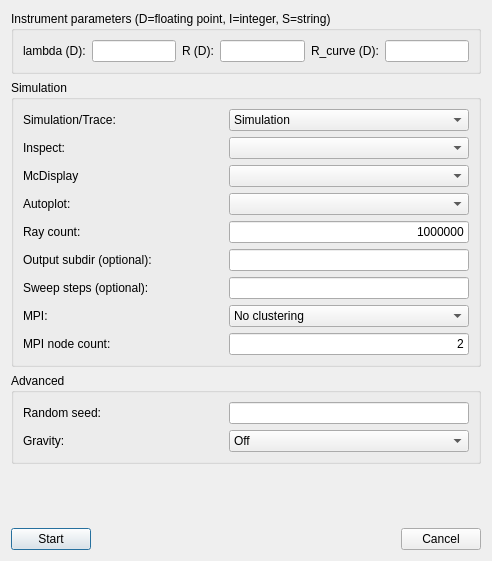
<?xml version="1.0" encoding="UTF-8"?>
<ui version="4.0">
 <class>dlgStartSim</class>
 <widget class="QDialog" name="dlgStartSim">
  <property name="geometry">
   <rect>
    <x>0</x>
    <y>0</y>
    <width>492</width>
    <height>561</height>
   </rect>
  </property>
  <property name="windowTitle">
   <string>Start simulation</string>
  </property>
  <layout class="QVBoxLayout" name="verticalLayout_5">
   <item>
    <widget class="QGroupBox" name="gbxGrid">
     <property name="title">
      <string>Instrument parameters (D=floating point, I=integer, S=string)</string>
     </property>
     <layout class="QVBoxLayout" name="verticalLayout_2">
      <item>
       <layout class="QGridLayout" name="gridGrid">
        <item row="0" column="0">
         <widget class="QLabel" name="lblGridDummy">
          <property name="text">
           <string>lambda (D):</string>
          </property>
         </widget>
        </item>
        <item row="0" column="3">
         <widget class="QLineEdit" name="edtGridDummy2">
          <property name="alignment">
           <set>Qt::AlignRight|Qt::AlignTrailing|Qt::AlignVCenter</set>
          </property>
         </widget>
        </item>
        <item row="0" column="2">
         <widget class="QLabel" name="lblGridDummy2">
          <property name="text">
           <string>R (D):</string>
          </property>
         </widget>
        </item>
        <item row="0" column="4">
         <widget class="QLabel" name="lblGridDummy3">
          <property name="text">
           <string>R_curve (D):</string>
          </property>
         </widget>
        </item>
        <item row="0" column="1">
         <widget class="QLineEdit" name="edtGridDummy">
          <property name="alignment">
           <set>Qt::AlignRight|Qt::AlignTrailing|Qt::AlignVCenter</set>
          </property>
         </widget>
        </item>
        <item row="0" column="5">
         <widget class="QLineEdit" name="edtGridDummy3">
          <property name="alignment">
           <set>Qt::AlignRight|Qt::AlignTrailing|Qt::AlignVCenter</set>
          </property>
         </widget>
        </item>
       </layout>
      </item>
     </layout>
    </widget>
   </item>
   <item>
    <widget class="QGroupBox" name="gbxSim">
     <property name="title">
      <string>Simulation</string>
     </property>
     <layout class="QVBoxLayout" name="verticalLayout_3">
      <item>
       <layout class="QGridLayout" name="gridSim">
        <item row="0" column="2">
         <widget class="QComboBox" name="cbxSimTrace">
          <property name="sizePolicy">
           <sizepolicy hsizetype="MinimumExpanding" vsizetype="Fixed">
            <horstretch>0</horstretch>
            <verstretch>0</verstretch>
           </sizepolicy>
          </property>
          <item>
           <property name="text">
            <string>Simulation</string>
           </property>
          </item>
          <item>
           <property name="text">
            <string>Trace</string>
           </property>
          </item>
          <item>
           <property name="text">
            <string>Optimize</string>
           </property>
          </item>
         </widget>
        </item>
        <item row="7" column="2">
         <widget class="QLineEdit" name="edtSteps">
          <property name="text">
           <string/>
          </property>
          <property name="alignment">
           <set>Qt::AlignRight|Qt::AlignTrailing|Qt::AlignVCenter</set>
          </property>
         </widget>
        </item>
        <item row="5" column="2">
         <widget class="QLineEdit" name="edtNeutronCnt">
          <property name="text">
           <string>1000000</string>
          </property>
          <property name="alignment">
           <set>Qt::AlignRight|Qt::AlignTrailing|Qt::AlignVCenter</set>
          </property>
         </widget>
        </item>
        <item row="12" column="2">
         <widget class="QLineEdit" name="edtNodes">
          <property name="text">
           <string>2</string>
          </property>
          <property name="alignment">
           <set>Qt::AlignRight|Qt::AlignTrailing|Qt::AlignVCenter</set>
          </property>
         </widget>
        </item>
        <item row="0" column="1">
         <widget class="QLabel" name="lblSimTrace">
          <property name="minimumSize">
           <size>
            <width>200</width>
            <height>0</height>
           </size>
          </property>
          <property name="text">
           <string>Simulation/Trace: </string>
          </property>
         </widget>
        </item>
        <item row="7" column="1">
         <widget class="QLabel" name="lblSweepSteps">
          <property name="text">
           <string>Sweep steps (optional):</string>
          </property>
         </widget>
        </item>
        <item row="5" column="1">
         <widget class="QLabel" name="lblNeutronCount">
          <property name="toolTip">
           <string>&lt;html&gt;&lt;head/&gt;&lt;body&gt;&lt;pre style=&quot; margin-top:12px; margin-bottom:0px; margin-left:0px; margin-right:0px; -qt-block-indent:0; text-indent:0px;&quot;&gt;&lt;span style=&quot; font-family:'Courier New,courier';&quot;&gt;The Ray count specifies the statistical granularity of your &lt;/span&gt;&lt;/pre&gt;&lt;pre style=&quot; margin-top:0px; margin-bottom:0px; margin-left:0px; margin-right:0px; -qt-block-indent:0; text-indent:0px;&quot;&gt;&lt;span style=&quot; font-family:'Courier New,courier';&quot;&gt;simulation and is NOT equal to the number of particles simulated. &lt;/span&gt;&lt;/pre&gt;&lt;pre style=&quot; margin-top:0px; margin-bottom:0px; margin-left:0px; margin-right:0px; -qt-block-indent:0; text-indent:0px;&quot;&gt;&lt;span style=&quot; font-family:'Courier New,courier';&quot;&gt;For a thorough explanation, see the chapter &amp;quot;Monte Carlo &lt;/span&gt;&lt;/pre&gt;&lt;pre style=&quot; margin-top:0px; margin-bottom:12px; margin-left:0px; margin-right:0px; -qt-block-indent:0; text-indent:0px;&quot;&gt;&lt;span style=&quot; font-family:'Courier New,courier';&quot;&gt;Techniques and simulation strategy&amp;quot; in the user manual.&lt;/span&gt;&lt;/pre&gt;&lt;/body&gt;&lt;/html&gt;</string>
          </property>
          <property name="text">
           <string>Ray count:</string>
          </property>
         </widget>
        </item>
        <item row="9" column="1">
         <widget class="QLabel" name="lblMpi">
          <property name="text">
           <string>MPI:</string>
          </property>
         </widget>
        </item>
        <item row="12" column="1">
         <widget class="QLabel" name="lblMpiNodes">
          <property name="text">
           <string>MPI node count:</string>
          </property>
         </widget>
        </item>
        <item row="6" column="1">
         <widget class="QLabel" name="lblOutputDir">
          <property name="text">
           <string>Output subdir (optional):</string>
          </property>
         </widget>
        </item>
        <item row="6" column="2">
         <widget class="QLineEdit" name="edtOutputDir"/>
        </item>
        <item row="1" column="2">
         <widget class="QComboBox" name="cbxInspect"/>
        </item>
        <item row="9" column="2">
         <widget class="QComboBox" name="cbxClustering">
          <property name="sizePolicy">
           <sizepolicy hsizetype="MinimumExpanding" vsizetype="Fixed">
            <horstretch>0</horstretch>
            <verstretch>0</verstretch>
           </sizepolicy>
          </property>
          <item>
           <property name="text">
            <string>No clustering</string>
           </property>
          </item>
          <item>
           <property name="text">
            <string>MPI clustering</string>
           </property>
          </item>
          <item>
           <property name="text">
            <string>MPI clustering (recompile)</string>
           </property>
          </item>
         </widget>
        </item>
        <item row="1" column="1">
         <widget class="QLabel" name="lblInspect">
          <property name="text">
           <string>Inspect:</string>
          </property>
         </widget>
        </item>
        <item row="3" column="1">
         <widget class="QLabel" name="lblAutoPlot">
          <property name="text">
           <string>Autoplot:</string>
          </property>
         </widget>
        </item>
        <item row="2" column="2">
         <widget class="QComboBox" name="cbxMcdisplays"/>
        </item>
        <item row="2" column="1">
         <widget class="QLabel" name="lblMcdisplays">
          <property name="text">
           <string>McDisplay</string>
          </property>
         </widget>
        </item>
        <item row="3" column="2">
         <widget class="QComboBox" name="cbxAutoPlotters"/>
        </item>
       </layout>
      </item>
     </layout>
    </widget>
   </item>
   <item>
    <widget class="QGroupBox" name="gbxAdvanced">
     <property name="title">
      <string>Advanced</string>
     </property>
     <layout class="QVBoxLayout" name="verticalLayout_4">
      <item>
       <layout class="QGridLayout" name="gridAdvanced">
        <item row="0" column="0">
         <widget class="QLabel" name="lblRandomSeed">
          <property name="minimumSize">
           <size>
            <width>200</width>
            <height>0</height>
           </size>
          </property>
          <property name="text">
           <string>Random seed:</string>
          </property>
         </widget>
        </item>
        <item row="0" column="1">
         <widget class="QLineEdit" name="edtRandomSeed">
          <property name="alignment">
           <set>Qt::AlignRight|Qt::AlignTrailing|Qt::AlignVCenter</set>
          </property>
         </widget>
        </item>
        <item row="1" column="0">
         <widget class="QLabel" name="lblGravity">
          <property name="text">
           <string>Gravity:</string>
          </property>
         </widget>
        </item>
        <item row="1" column="1">
         <widget class="QComboBox" name="cbxGravity">
          <item>
           <property name="text">
            <string>Off</string>
           </property>
          </item>
          <item>
           <property name="text">
            <string>On</string>
           </property>
          </item>
         </widget>
        </item>
       </layout>
      </item>
     </layout>
    </widget>
   </item>
   <item>
    <spacer name="verticalSpacer">
     <property name="orientation">
      <enum>Qt::Vertical</enum>
     </property>
     <property name="sizeHint" stdset="0">
      <size>
       <width>20</width>
       <height>73</height>
      </size>
     </property>
    </spacer>
   </item>
   <item>
    <layout class="QHBoxLayout" name="hloAll">
     <item>
      <widget class="QPushButton" name="btnStart">
       <property name="text">
        <string>Start</string>
       </property>
       <property name="default">
        <bool>true</bool>
       </property>
      </widget>
     </item>
     <item>
      <spacer name="horizontalSpacer">
       <property name="orientation">
        <enum>Qt::Horizontal</enum>
       </property>
       <property name="sizeHint" stdset="0">
        <size>
         <width>40</width>
         <height>20</height>
        </size>
       </property>
      </spacer>
     </item>
     <item>
      <widget class="QPushButton" name="btnCancel">
       <property name="text">
        <string>Cancel</string>
       </property>
      </widget>
     </item>
    </layout>
   </item>
  </layout>
 </widget>
 <tabstops>
  <tabstop>edtGridDummy</tabstop>
  <tabstop>edtGridDummy2</tabstop>
  <tabstop>edtGridDummy3</tabstop>
  <tabstop>cbxSimTrace</tabstop>
  <tabstop>edtNeutronCnt</tabstop>
  <tabstop>edtOutputDir</tabstop>
  <tabstop>edtSteps</tabstop>
  <tabstop>cbxClustering</tabstop>
  <tabstop>edtNodes</tabstop>
  <tabstop>edtRandomSeed</tabstop>
  <tabstop>cbxGravity</tabstop>
  <tabstop>btnCancel</tabstop>
  <tabstop>btnStart</tabstop>
 </tabstops>
 <resources/>
 <connections/>
</ui>
